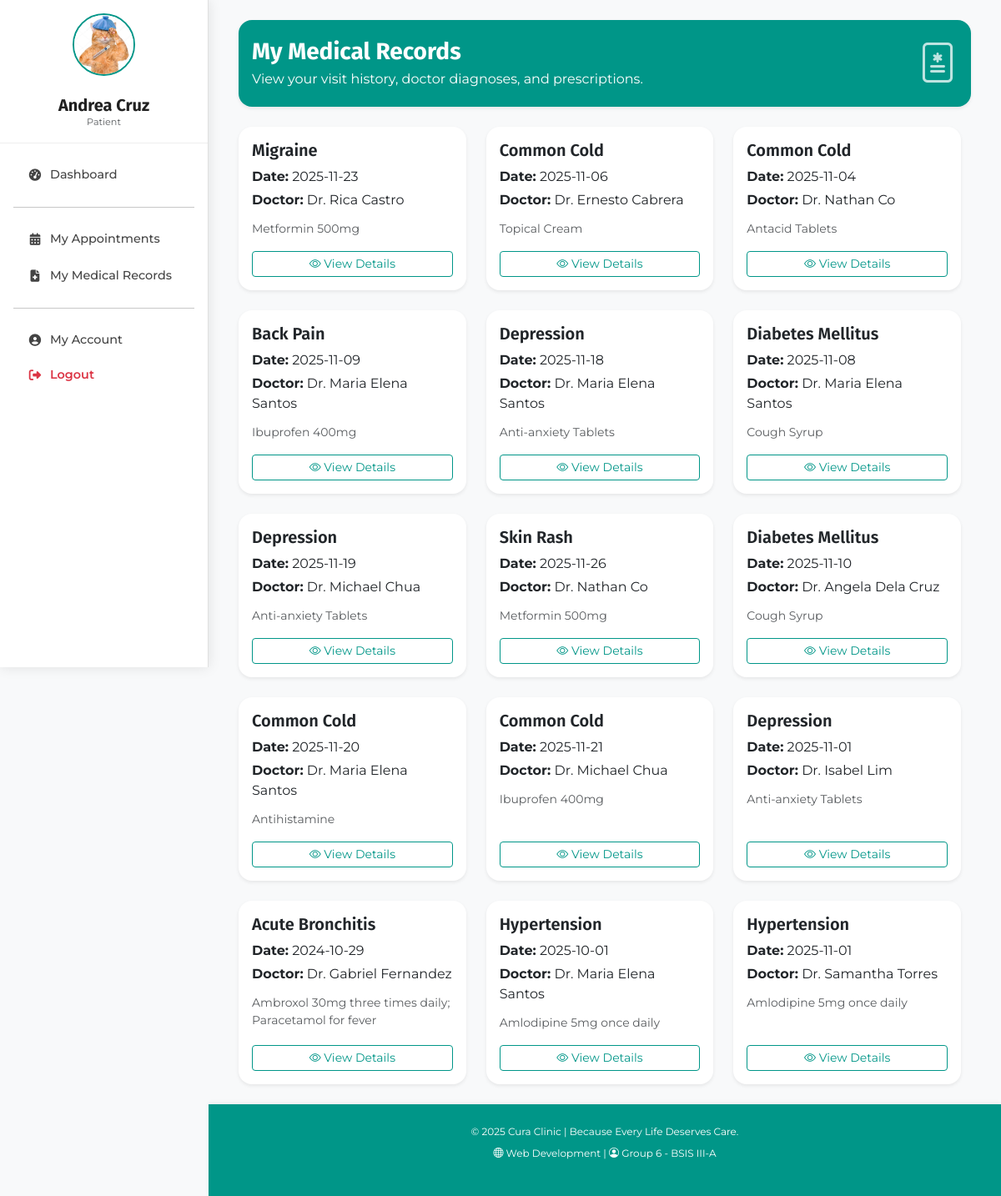
The page /pages/my_medical_record.php (signed in) on the database its author committed.
### tables this page shows
CREATE TABLE `medical_record` (
  `med_rec_id` int(11) NOT NULL,
  `med_rec_diagnosis` text NOT NULL,
  `med_rec_prescription` text NOT NULL,
  `med_rec_visit_date` date NOT NULL,
  `med_rec_created_at` datetime NOT NULL DEFAULT current_timestamp(),
  `med_rec_updated_at` datetime DEFAULT current_timestamp() ON UPDATE current_timestamp(),
  `appt_id` int(11) NOT NULL
);

### classes/medical/MedicalRecord.php (called while the page is built, shortened)
<?php
class MedicalRecord {
    private $conn;
    private $table = "medical_record";
    private function response($status, $data = [], $message = "") {
        return [
            "status" => $status,
            "data" => $data,
            "message" => $message
        ];
    }
    public function __construct($db) {
        $this->conn = $db;
    }
    public function getMedicalRecordsByPatientId($pat_id) {
        try {
            $query = "SELECT
                        mr.med_rec_id,
                        mr.appt_id,
                        mr.med_rec_diagnosis,
                        mr.med_rec_prescription,
                        mr.med_rec_visit_date,
                        mr.med_rec_created_at,
                        CONCAT('Dr. ', d.doc_first_name, ' ', d.doc_last_name) AS doctor_name
                      FROM {$this->table} mr
                      INNER JOIN appointment a ON mr.appt_id = a.appt_id
                      INNER JOIN doctor d ON a.doc_id = d.doc_id
                      WHERE a.pat_id = :pat_id
                      ORDER BY mr.med_rec_created_at DESC";
            $stmt = $this->conn->prepare($query);
            $stmt->bindParam(':pat_id', $pat_id, PDO::PARAM_INT);
            $stmt->execute();
            $result = $stmt->fetchAll(PDO::FETCH_ASSOC);
            return $this->response(
                "success",
                $result ?: [],
                $result ? "Medical records retrieved successfully." : "No medical records found for this patient."
            );
        } catch (PDOException $e) {
            return $this->response("error", [], $e->getMessage());
        }
    }
}
?>

### pages/my_medical_record.php (the view, shortened to what this page needs)
<?php
require_once '../classes/medical/MedicalRecord.php';
require_once '../includes/header.php';
require_once '../includes/sidebar_user.php';
$database = new Database();
$db = $database->connect();
$pat_id = $_SESSION['pat_id'] ?? ($_SESSION['profile_id'] ?? null);
$recordObj = new MedicalRecord($db);
$result = $recordObj->getMedicalRecordsByPatientId($pat_id);
$records = $result['data'] ?? [];
?>
<body class="management-page">
<main class="main-content p-4">
  <div class="container">
     <div class="card shadow-sm border-0 rounded-4 mb-4 bg-teal text-white">
            <div class="card-body d-flex justify-content-between align-items-center">
                <div>
                    <h3 class="fw-bold mb-1">My Medical Records</h3>
                    <p class="mb-0">View your visit history, doctor diagnoses, and prescriptions.</p>
                </div>
                <i class="bi bi-file-medical fa-3x opacity-75"></i>
            </div>
      </div>
    <?php if (empty($records)): ?>
      <div class="alert alert-info text-center shadow-sm rounded-3">
        You currently have no medical records on file.
      </div>
    <?php else: ?>
      <div class="row g-4">
        <?php foreach ($records as $record): ?>
          <div class="col-md-6 col-lg-4">
            <div class="card shadow-sm border-0 rounded-4 h-100">
              <div class="card-body d-flex flex-column">
                <h5 class="fw-semibold text-dark mb-2">
                  <?= htmlspecialchars($record['med_rec_diagnosis']) ?>
                </h5>
                <p class="mb-1">
                  <strong>Date:</strong> <?= htmlspecialchars($record['med_rec_visit_date']) ?>
                </p>
                <p class="mb-1">
                  <strong>Doctor:</strong> <?= htmlspecialchars($record['doctor_name']) ?>
                </p>
                <p class="text-muted small flex-grow-1 mt-2">
                  <?= htmlspecialchars($record['med_rec_prescription']) ?>
                </p>
                <button class="btn btn-outline-teal btn-sm mt-auto w-100"
                        data-bs-toggle="modal"
                        data-bs-target="#recordModal<?= $record['med_rec_id'] ?>">
                  <i class="bi bi-eye"></i> View Details
                </button>
              </div>
            </div>
          </div>
        <?php endforeach; ?>
      </div>
    <?php endif; ?>
  </div>
</main>
<?php require_once '../includes/footer.php'; ?>

### public/css/stylesheet.css (style rules this page uses)
:root { --main-teal: #009688; --light-teal: #4FC3F7; --mint: #A5D6A7; --dark-text: #212121; --light-bg: #F8F9FA; --main-teal-dark: #00695c; }
body { font-family: 'Montserrat', sans-serif; color: var(--dark-text); background-color: var(--light-bg); scroll-behavior: smooth; }
h1, h2, h3, h4, h5 { font-family: 'Fira Sans', sans-serif; font-weight: 700; }
html { scroll-behavior: smooth; }
html, body { margin: 0; padding: 0; }
.account-page .main-content, .management-page .main-content { min-height: calc(100vh - 80px); display: flex; flex-direction: column; justify-content: space-between; }

### public/css/sidebar.css (style rules this page uses)
.main-content { margin-left: 250px; padding: 20px 40px; transition: margin-left 0.3s ease; }

### public/css/management_styles.css (style rules this page uses)
:root { --main-teal: #009688; --light-teal: #4FC3F7; --mint: #A5D6A7; --dark-text: #212121; --light-bg: #F8F9FA; --main-teal-dark: #00695c; }
.management-page { display: flex; flex-direction: column; min-height: 100vh; }
.row { margin-right: 0 !important; }
.bg-teal { background-color: var(--main-teal) !important; }

### pages/my_medical_record.php (style rules this page uses)
.management-page .card { transition: transform 0.2s ease; }
.btn-outline-teal { color: var(--main-teal); border-color: var(--main-teal); }

### rows shown on the page
medical_record: med_rec_diagnosis "Migraine", med_rec_visit_date "2025-11-23", doctor_name "Dr. Rica Castro", med_rec_prescription "Metformin 500mg"
medical_record: med_rec_diagnosis "Common Cold", med_rec_visit_date "2025-11-06", doctor_name "Dr. Ernesto Cabrera", med_rec_prescription "Topical Cream"
medical_record: med_rec_diagnosis "Common Cold", med_rec_visit_date "2025-11-04", doctor_name "Dr. Nathan Co", med_rec_prescription "Antacid Tablets"
medical_record: med_rec_diagnosis "Back Pain", med_rec_visit_date "2025-11-09", doctor_name "Dr. Maria Elena Santos", med_rec_prescription "Ibuprofen 400mg"
medical_record: med_rec_diagnosis "Depression", med_rec_visit_date "2025-11-18", doctor_name "Dr. Maria Elena Santos", med_rec_prescription "Anti-anxiety Tablets"
medical_record: med_rec_diagnosis "Diabetes Mellitus", med_rec_visit_date "2025-11-08", doctor_name "Dr. Maria Elena Santos", med_rec_prescription "Cough Syrup"
medical_record: med_rec_diagnosis "Depression", med_rec_visit_date "2025-11-19", doctor_name "Dr. Michael Chua", med_rec_prescription "Anti-anxiety Tablets"
medical_record: med_rec_diagnosis "Skin Rash", med_rec_visit_date "2025-11-26", doctor_name "Dr. Nathan Co", med_rec_prescription "Metformin 500mg"
medical_record: med_rec_diagnosis "Diabetes Mellitus", med_rec_visit_date "2025-11-10", doctor_name "Dr. Angela Dela Cruz", med_rec_prescription "Cough Syrup"
medical_record: med_rec_diagnosis "Common Cold", med_rec_visit_date "2025-11-20", doctor_name "Dr. Maria Elena Santos", med_rec_prescription "Antihistamine"
medical_record: med_rec_diagnosis "Common Cold", med_rec_visit_date "2025-11-21", doctor_name "Dr. Michael Chua", med_rec_prescription "Ibuprofen 400mg"
medical_record: med_rec_diagnosis "Depression", med_rec_visit_date "2025-11-01", doctor_name "Dr. Isabel Lim", med_rec_prescription "Anti-anxiety Tablets"
medical_record: med_rec_diagnosis "Acute Bronchitis", med_rec_visit_date "2024-10-29", doctor_name "Dr. Gabriel Fernandez", med_rec_prescription "Ambroxol 30mg three times daily; Paracetamol for fever"
medical_record: med_rec_diagnosis "Hypertension", med_rec_visit_date "2025-10-01", doctor_name "Dr. Maria Elena Santos", med_rec_prescription "Amlodipine 5mg once daily"
medical_record: med_rec_diagnosis "Hypertension", med_rec_visit_date "2025-11-01", doctor_name "Dr. Samantha Torres", med_rec_prescription "Amlodipine 5mg once daily"

### other values the page prints
$full_name "Andrea Cruz"
$role_title "Patient"
